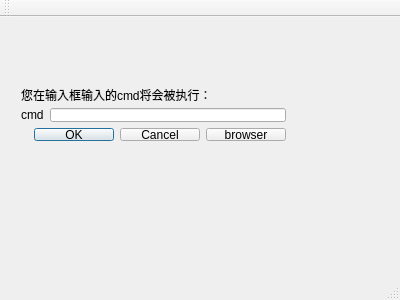
<?xml version="1.0" encoding="UTF-8"?>
<ui version="4.0">
 <class>MainWindow</class>
 <widget class="QMainWindow" name="MainWindow">
  <property name="geometry">
   <rect>
    <x>0</x>
    <y>0</y>
    <width>400</width>
    <height>300</height>
   </rect>
  </property>
  <property name="windowTitle">
   <string>MainWindow</string>
  </property>
  <widget class="QWidget" name="centralWidget">
   <widget class="QWidget" name="">
    <property name="geometry">
     <rect>
      <x>10</x>
      <y>60</y>
      <width>287</width>
      <height>75</height>
     </rect>
    </property>
    <layout class="QVBoxLayout" name="verticalLayout">
     <item>
      <widget class="QLabel" name="label_2">
       <property name="text">
        <string>您在输入框输入的cmd将会被执行：</string>
       </property>
      </widget>
     </item>
     <item>
      <layout class="QHBoxLayout" name="horizontalLayout_2">
       <item>
        <widget class="QLabel" name="label">
         <property name="text">
          <string>cmd</string>
         </property>
        </widget>
       </item>
       <item>
        <widget class="QLineEdit" name="lineEdit"/>
       </item>
      </layout>
     </item>
     <item>
      <layout class="QHBoxLayout" name="horizontalLayout">
       <item>
        <spacer name="horizontalSpacer">
         <property name="orientation">
          <enum>Qt::Horizontal</enum>
         </property>
         <property name="sizeHint" stdset="0">
          <size>
           <width>40</width>
           <height>20</height>
          </size>
         </property>
        </spacer>
       </item>
       <item>
        <widget class="QDialogButtonBox" name="buttonBox">
         <property name="standardButtons">
          <set>QDialogButtonBox::Cancel|QDialogButtonBox::Ok</set>
         </property>
        </widget>
       </item>
       <item>
        <widget class="QPushButton" name="pushButton">
         <property name="text">
          <string>browser</string>
         </property>
        </widget>
       </item>
      </layout>
     </item>
    </layout>
   </widget>
  </widget>
  <widget class="QMenuBar" name="menuBar">
   <property name="geometry">
    <rect>
     <x>0</x>
     <y>0</y>
     <width>400</width>
     <height>23</height>
    </rect>
   </property>
  </widget>
  <widget class="QToolBar" name="mainToolBar">
   <attribute name="toolBarArea">
    <enum>TopToolBarArea</enum>
   </attribute>
   <attribute name="toolBarBreak">
    <bool>false</bool>
   </attribute>
  </widget>
  <widget class="QStatusBar" name="statusBar"/>
 </widget>
 <layoutdefault spacing="6" margin="11"/>
 <resources/>
 <connections/>
</ui>
